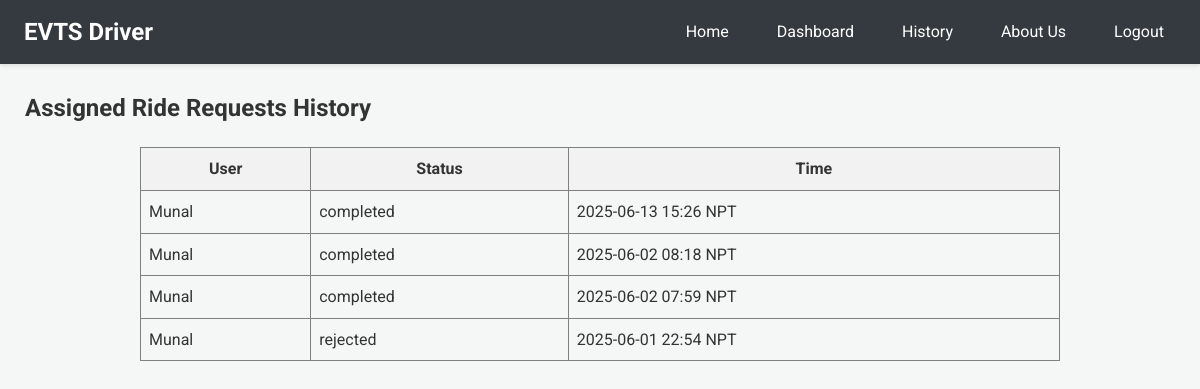
The page /driver-history (signed in) on the database as committed earlier.
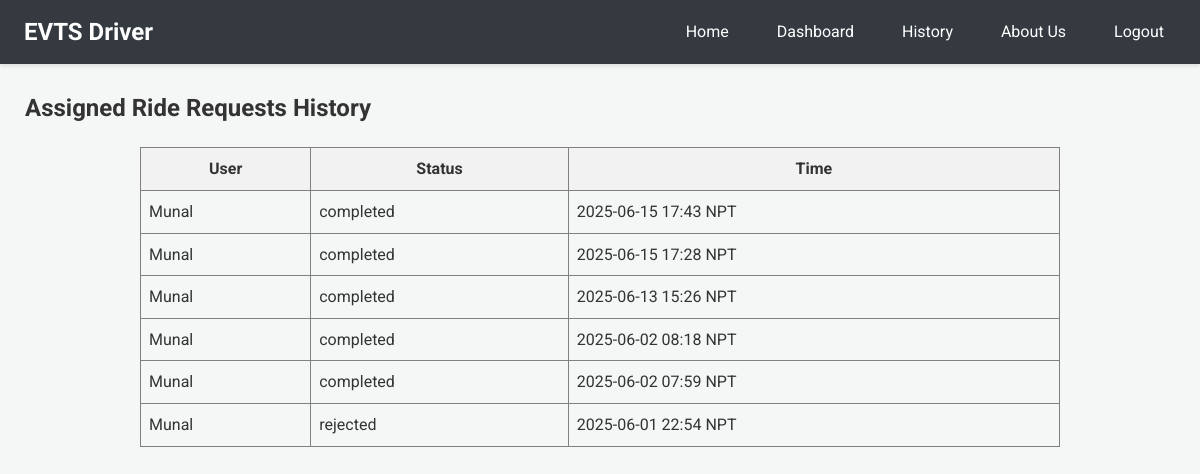
The same page on the database as committed later.
### app.py (models this page shows)
class User(db.Model): # ... (as before)
    email = db.Column(db.String(120), primary_key=True)
    name = db.Column(db.String(100))
    phone = db.Column(db.String(15))
    password = db.Column(db.String(100))
    latitude = db.Column(db.Float, nullable=True)
    longitude = db.Column(db.Float, nullable=True)

class RideRequest(db.Model): # ... (as before)
    __tablename__ = 'ride_request'
    id = db.Column(db.Integer, primary_key=True)
    user_email = db.Column(db.String(100), nullable=False)
    driver_email = db.Column(db.String(100), nullable=False)
    user_latitude_at_request = db.Column(db.Float, nullable=True)
    user_longitude_at_request = db.Column(db.Float, nullable=True)
    timestamp = db.Column(db.DateTime, default=lambda: datetime.now(timezone.utc))
    status = db.Column(db.String(20), default='Pending')

### app.py (the view)
@app.route('/driver-history')
@login_required_driver
def driver_history():
    reqs_db = RideRequest.query.filter_by(driver_email=session['driver']).order_by(RideRequest.timestamp.desc()).all()
    s_reqs = [{'user_name': (User.query.get(r.user_email).name or r.user_email if User.query.get(r.user_email) else "N/A"),
               'status': r.status, 'timestamp': format_datetime_npt(r.timestamp)} for r in reqs_db]
    response = make_response(render_template('driver_history.html', requests=s_reqs))
    return add_no_cache_to_response(response)

### app.py (called while the page is built)
def format_datetime_npt(dt_utc):
    if dt_utc is None: return "N/A"
    if dt_utc.tzinfo is None or dt_utc.tzinfo.utcoffset(dt_utc) is None:
        dt_utc = dt_utc.replace(tzinfo=timezone.utc)
    else:
        dt_utc = dt_utc.astimezone(timezone.utc)
    dt_npt = dt_utc.astimezone(NPT)
    return dt_npt.strftime('%Y-%m-%d %H:%M NPT')

def login_required_driver(f): # ... (same) ...
    @wraps(f)
    def decorated_function(*args, **kwargs):
        if 'driver' not in session:
            return redirect(url_for('login', next=request.url))
        return f(*args, **kwargs)
    return decorated_function

def add_no_cache_to_response(response):
    response.headers["Cache-Control"] = "no-cache, no-store, must-revalidate, public, max-age=0"
    response.headers["Pragma"] = "no-cache"
    response.headers["Expires"] = "0"
    return response

### templates/driver_history.html
{% extends 'driver_base.html' %}
{% block content %}
<h2>Assigned Ride Requests History</h2>
{% if requests %}
<table border="1" cellpadding="8" cellspacing="0" style="border-collapse: collapse; width: 80%; margin: 20px auto;">
  <thead>
    <tr style="background-color: #f2f2f2;">
      <th>User</th>
      <th>Status</th>
      <th>Time</th>
    </tr>
  </thead>
  <tbody>
  {% for req in requests %}
  <tr>
    <td>{{ req.user_name }}</td>
    <td>{{ req.status }}</td>
    <td>{{ req.timestamp }}</td>
  </tr>
  {% endfor %}
  </tbody>
</table>
{% else %}
<p>You have no assigned ride request history.</p>
{% endif %}
{% endblock %}

Rows that differ between the two databases and show on the page:
added RideRequest: status "completed"
added RideRequest: status "completed"
Other text that changed with them:
new list line: "Munal"
new list line: "2025-06-15 17:43 NPT"
new list line: "2025-06-15 17:28 NPT"
